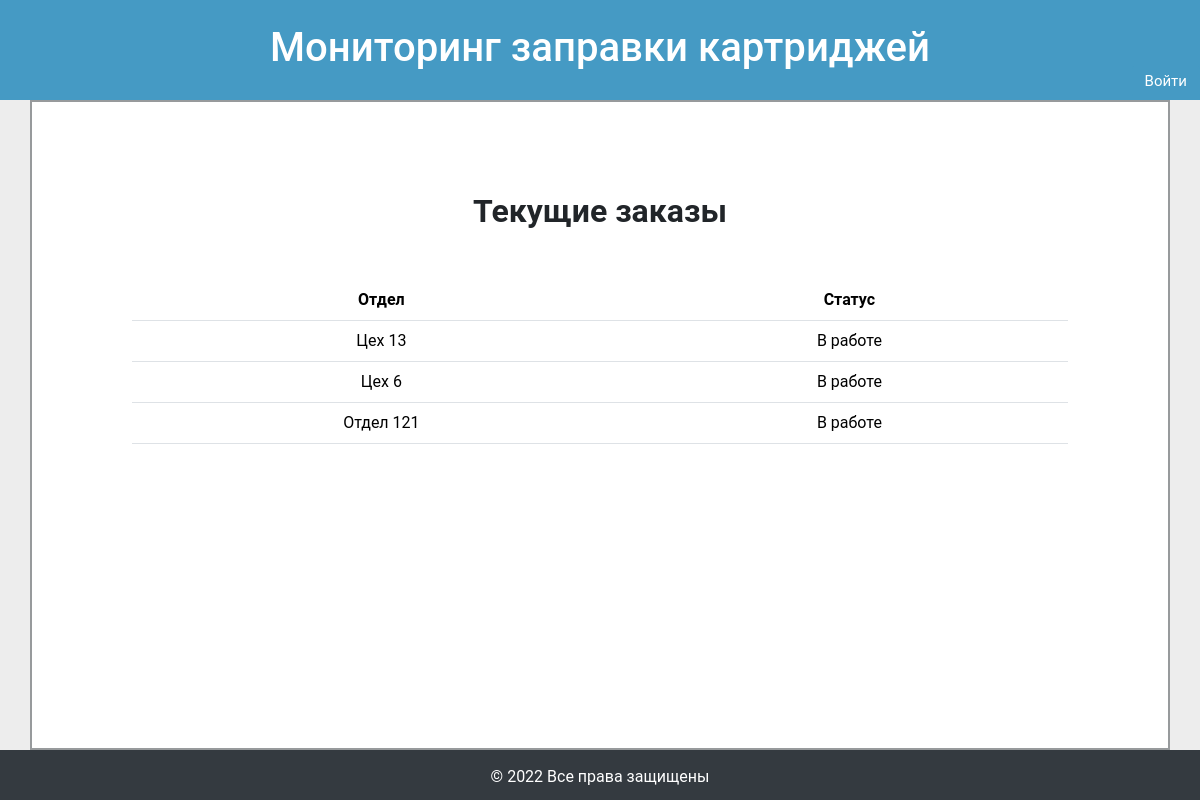
/, run on an earlier commit of the app's database.
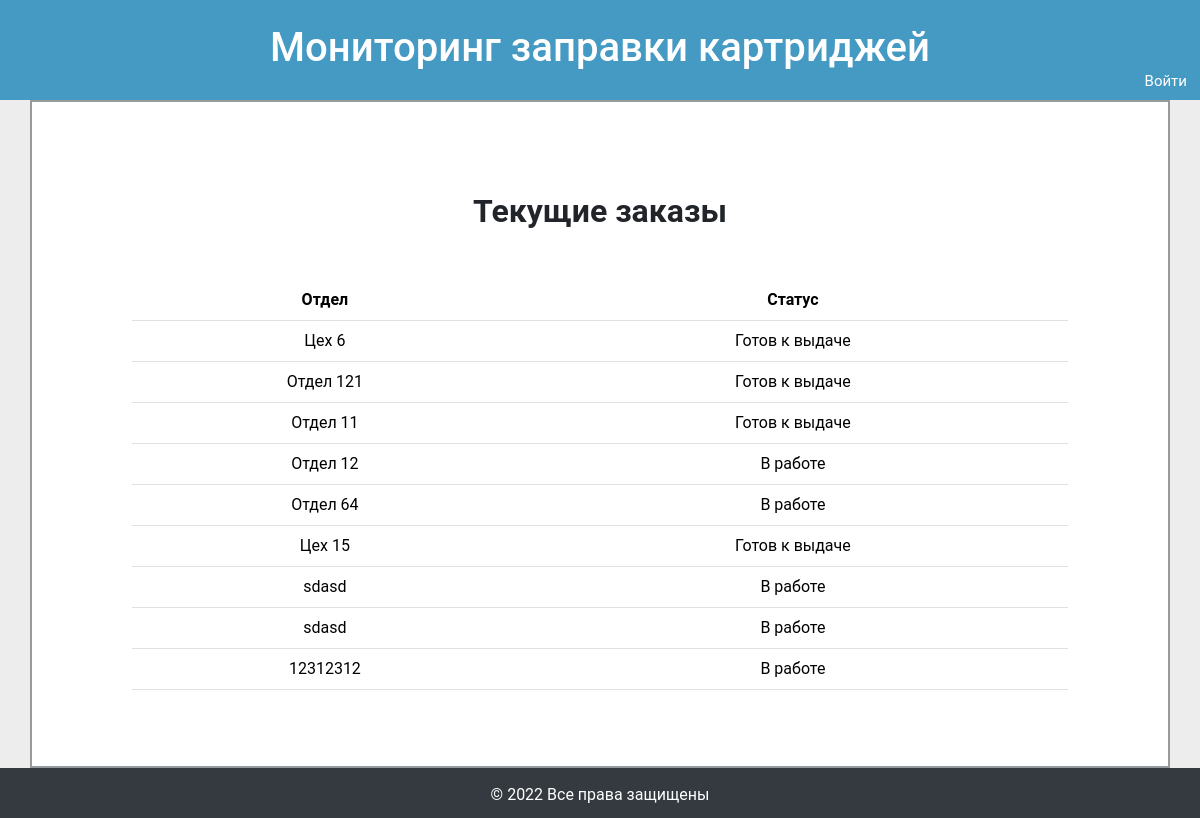
And on a later commit of the database.
### app/models.py (models this page shows, shortened)
class Orders(models.Model):
    AT_WORK = 1
    READY = 2
    ISSUED = 3
    STATUSES = (
        (AT_WORK, 'В работе'),
        (READY, 'Готов к выдаче'),
        (ISSUED, 'Выдан'),
    )
    department = models.CharField(max_length=128, default=None)
    status = models.SmallIntegerField(default=AT_WORK, choices=STATUSES)
    created = models.DateTimeField(auto_now_add=True)
    class Meta:
        verbose_name = 'Заказ'
        verbose_name_plural = 'Заказы'

### app/views.py (the view, shortened to what this page needs)
# urls.py: path('', views.main, name='cartridges'),
def main(request):
    orders = Orders.objects.filter(status__lte=2)
    context = {
        'title': 'Статус заказов',
        'orders': orders,
    }
    return render(request=request, template_name='app/index.html', context=context)

### app/templates/app/index.html (shortened to what this page needs)
{% extends 'app/base.html' %}
{% load static %}
{% block content %}
    <div class="header">
        <h1>Мониторинг заправки картриджей</h1>
        {% if user.is_authenticated %}
            <form action="{% url 'index:logout' %}" method="post" style="display: inline">
                {% csrf_token %}
                <button type="submit" class="btn btn-primary logout">Выйти из аккаунта</button>
            </form>
        {% else %}
            <form action="{% url 'index:login' %}" method="post" style="display: inline">
                <button type="submit" class="btn btn-primary login">Войти</button>
            </form>
        {% endif %}
    </div>
    <div class="container content">
        <div class="internal">
            <h2 class="name">Текущие заказы</h2>
            <div class="order-table">
                <table class="table table-auto table-hover">
                    <thead>
                    <tr>
                        <th scope="col">Отдел</th>
                        <th scope="col">Статус</th>
                    </tr>
                    </thead>
                    <tbody>
                    {% for order in orders %}
                    <tr>
                        <td>{{order.department}}</td>
                        {% if user.is_authenticated %}
                        <td>
                            <form action="{% url 'index:cartridges' %}" method="post" class="fm-sl">
                                {% csrf_token %}
                                <select name="status" class="form-select form-select-sm" aria-label=".form-select-sm">
                                    <option disabled selected="selected">{{order.get_status_display}}</option>
                                    <option value="1 {{order.id}}">В работе</option>
                                    <option value="2 {{order.id}}">Готов к выдаче</option>
                                    <option value="3 {{order.id}}">Выдан</option>
                                </select>
                                <input class="btn btn-outline-primary enter" type="submit" value="Подтвердить">
                            </form>
                        </td>
                        {% else %}
                            <td>{{order.get_status_display}}</td>
                        {% endif %}
                    </tr>
                    {% endfor %}
                    </tbody>
                </table>
            </div>
        </div>
    </div>
    <div class="footer">
        &copy; 2022 Все права защищены
    </div>
{% endblock %}

What changed in the data, as far as the page shows it:
no longer on this page (row edited): Orders: department "Цех 13", status "В работе"
changed Orders "Цех 6": status "В работе" → "Готов к выдаче"
changed Orders "Отдел 121": status "В работе" → "Готов к выдаче"
added Orders: department "Отдел 11", status "Готов к выдаче"
added Orders: department "Отдел 12", status "В работе"
added Orders: department "Отдел 64", status "В работе"
added Orders: department "Цех 15", status "Готов к выдаче"
added Orders: department "sdasd", status "В работе"
added Orders: department "sdasd", status "В работе"
added Orders: department "12312312", status "В работе"
